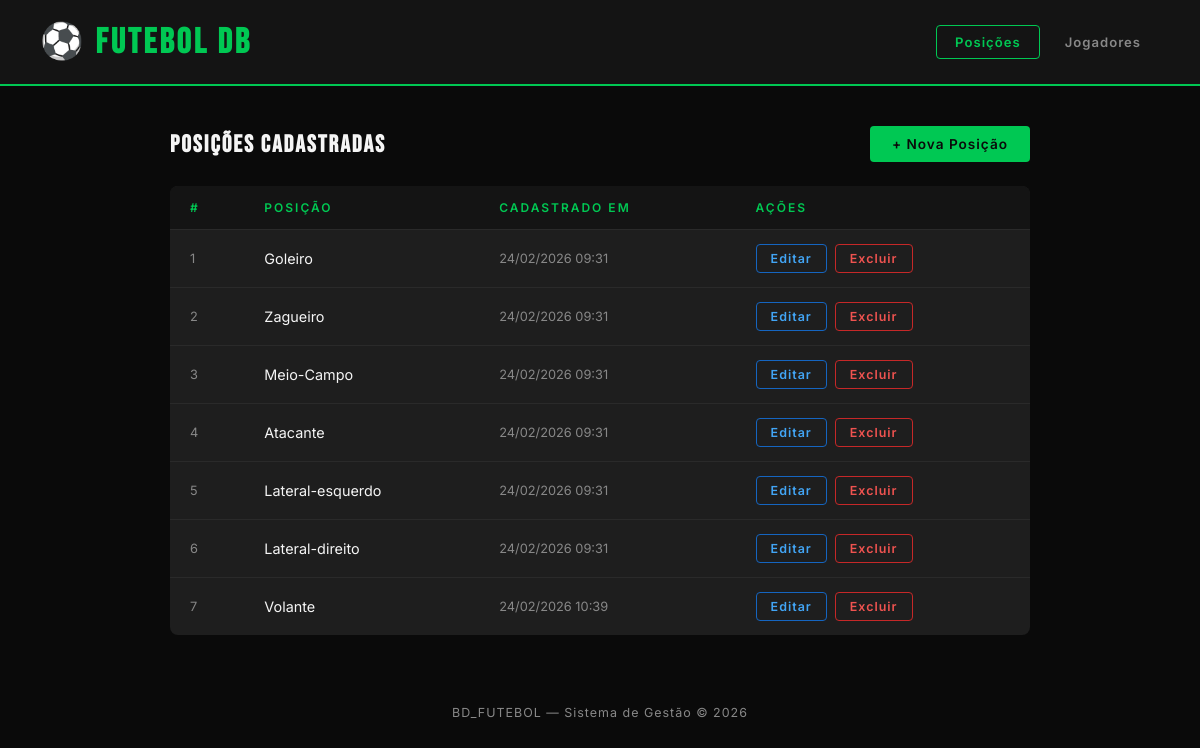
The page / on the database its author committed.
### tables this page shows
CREATE TABLE `posicoes` (
  `id` int(11) NOT NULL,
  `posicao` varchar(50) DEFAULT NULL,
  `created_at` datetime DEFAULT current_timestamp()
);

### src/index.php (the view, shortened to what this page needs)
<?php
require_once "conexao.php";
$stmt = $pdo->query("SELECT * FROM posicoes ORDER BY id ASC");
$posicoes = $stmt->fetchAll();
?>
<!DOCTYPE html>
<html lang="pt-BR">
<head>
</head>
<body>
<header>
    <h1>⚽ Futebol DB</h1>
    <nav>
        <a href="index.php" class="nav-link nav-ativo">Posições</a>
        <a href="jogadores.php" class="nav-link">Jogadores</a>
    </nav>
</header>
<div class="container">
    <div class="topo">
        <h2>Posições Cadastradas</h2>
        <a href="cadastrar.php" class="btn btn-verde">+ Nova Posição</a>
    </div>
    <?php if (empty($posicoes)): ?>
        <div class="vazio">Nenhuma posição cadastrada ainda.</div>
    <?php else: ?>
    <table>
        <thead>
            <tr>
                <th>#</th>
                <th>Posição</th>
                <th>Cadastrado em</th>
                <th>Ações</th>
            </tr>
        </thead>
        <tbody>
            <?php foreach ($posicoes as $p): ?>
            <tr>
                <td class="td-id"><?= $p['id'] ?></td>
                <td><?= htmlspecialchars($p['posicao']) ?></td>
                <td class="td-data"><?= date('d/m/Y H:i', strtotime($p['created_at'])) ?></td>
                <td class="td-acoes">
                    <a href="editar.php?id=<?= $p['id'] ?>" class="btn btn-editar">Editar</a>
                    <a href="excluir.php?id=<?= $p['id'] ?>" class="btn btn-perigo"
                       onclick="return confirm('Deseja excluir esta posição?')">Excluir</a>
                </td>
            </tr>
            <?php endforeach; ?>
        </tbody>
    </table>
    <?php endif; ?>
</div>
<footer>BD_FUTEBOL &mdash; Sistema de Gestão &copy; <?= date('Y') ?></footer>
</body>
</html>

### src/index.php (style rules this page uses)
:root { --verde: #00c853; --verde-escuro: #007c32; --preto: #0a0a0a; --cinza-escuro: #141414; --cinza-medio: #1e1e1e; --cinza-borda: #2a2a2a; --branco: #f5f5f5; --texto-suave: #888; }
* { margin: 0; padding: 0; box-sizing: border-box; }
body { background-color: var(--preto); color: var(--branco); font-family: 'Inter', sans-serif; min-height: 100vh; }
header { background: var(--cinza-escuro); border-bottom: 2px solid var(--verde); padding: 20px 40px; display: flex; align-items: center; justify-content: space-between; }
header h1 { font-family: 'Bebas Neue', cursive; font-size: 2.2rem; letter-spacing: 3px; color: var(--verde); }
.container { max-width: 900px; margin: 40px auto; padding: 0 20px; }
.topo { display: flex; justify-content: space-between; align-items: center; margin-bottom: 24px; }
.topo h2 { font-family: 'Bebas Neue', cursive; font-size: 1.5rem; letter-spacing: 2px; color: var(--branco); }
.btn { display: inline-block; padding: 10px 22px; border-radius: 4px; font-size: 0.85rem; font-weight: 600; text-decoration: none; letter-spacing: 1px; transition: all 0.2s; cursor: pointer; border: none; }
.btn-verde { background: var(--verde); color: var(--preto); }
.btn-perigo { background: transparent; border: 1px solid #c62828; color: #ef5350; padding: 6px 14px; font-size: 0.78rem; }
.btn-editar { background: transparent; border: 1px solid #1565c0; color: #42a5f5; padding: 6px 14px; font-size: 0.78rem; }
table { width: 100%; border-collapse: collapse; background: var(--cinza-medio); border-radius: 8px; overflow: hidden; }
thead { background: var(--cinza-escuro); }
thead th { padding: 14px 20px; text-align: left; font-size: 0.75rem; letter-spacing: 2px; text-transform: uppercase; color: var(--verde); font-weight: 600; }
tbody tr { border-top: 1px solid var(--cinza-borda); transition: background 0.15s; }
tbody td { padding: 14px 20px; font-size: 0.9rem; }
.td-id { color: var(--texto-suave); font-size: 0.8rem; }
.td-data { color: var(--texto-suave); font-size: 0.8rem; }
.td-acoes { display: flex; gap: 8px; }
footer { text-align: center; padding: 30px; color: var(--texto-suave); font-size: 0.78rem; letter-spacing: 1px; }
nav { display: flex; gap: 6px; }
.nav-link { padding: 8px 18px; border-radius: 4px; font-size: 0.82rem; font-weight: 600; letter-spacing: 1px; text-decoration: none; color: var(--texto-suave); border: 1px solid transparent; transition: all 0.2s; }
.nav-ativo { color: var(--verde) !important; border-color: var(--verde) !important; }

### rows shown on the page
posicoes: id "1", posicao "Goleiro", created_at "24/02/2026 09:31"
posicoes: id "2", posicao "Zagueiro", created_at "24/02/2026 09:31"
posicoes: id "3", posicao "Meio-Campo", created_at "24/02/2026 09:31"
posicoes: id "4", posicao "Atacante", created_at "24/02/2026 09:31"
posicoes: id "5", posicao "Lateral-esquerdo", created_at "24/02/2026 09:31"
posicoes: id "6", posicao "Lateral-direito", created_at "24/02/2026 09:31"
posicoes: id "7", posicao "Volante", created_at "24/02/2026 10:39"
